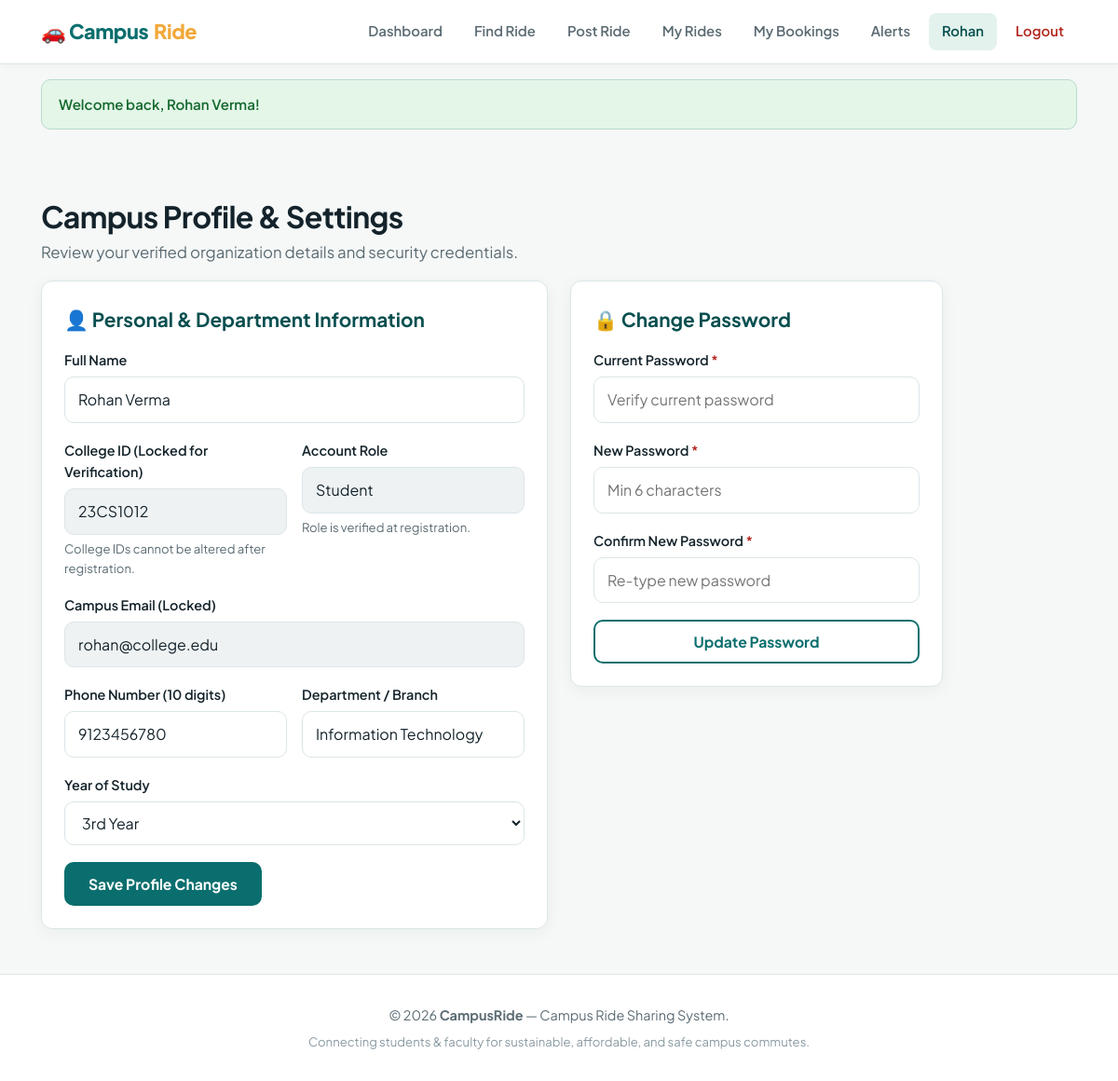
Page /profile.php (signed in) on the committed database.
### tables this page shows
CREATE TABLE IF NOT EXISTS `users` (
  `id` INT AUTO_INCREMENT PRIMARY KEY,
  `name` VARCHAR(100) NOT NULL,
  `college_id` VARCHAR(50) NOT NULL UNIQUE,
  `email` VARCHAR(100) NOT NULL UNIQUE,
  `phone` VARCHAR(15) NOT NULL,
  `department` VARCHAR(100) DEFAULT NULL,
  `year_of_study` VARCHAR(20) DEFAULT NULL,
  `user_type` ENUM('Student', 'Faculty') NOT NULL DEFAULT 'Student',
  `password` VARCHAR(255) NOT NULL,
  `is_admin` TINYINT(1) NOT NULL DEFAULT 0,
  `is_active` TINYINT(1) NOT NULL DEFAULT 1,
  `created_at` TIMESTAMP DEFAULT CURRENT_TIMESTAMP,
  `updated_at` TIMESTAMP DEFAULT CURRENT_TIMESTAMP ON UPDATE CURRENT_TIMESTAMP,
  INDEX `idx_user_email` (`email`),
  INDEX `idx_user_college_id` (`college_id`),
  INDEX `idx_user_active` (`is_active`)
);

### includes/auth.php (called while the page is built, shortened)
<?php
require_once __DIR__ . '/../config/config.php';
function is_logged_in(): bool {
    return !empty($_SESSION['user_id']);
}
function current_user(): ?array {
    static $currentUser = null;
    if ($currentUser !== null) {
        return $currentUser;
    }
    try {
        $pdo = get_db_connection();
        $stmt = $pdo->prepare("SELECT * FROM users WHERE id = ? LIMIT 1");
        $stmt->execute([$_SESSION['user_id']]);
        $user = $stmt->fetch();
        if ($user) {
            $currentUser = $user;
            return $currentUser;
        }
    } catch (Exception $e) {
        error_log("current_user error: " . $e->getMessage());
    }
    return null;
}

### includes/functions.php (called while the page is built, shortened)
<?php
require_once __DIR__ . '/../config/config.php';
function e(?string $value): string {
    return htmlspecialchars((string)$value, ENT_QUOTES, 'UTF-8');
}

### config/config.php (called while the page is built, shortened)
<?php
function get_flashes(): array {
    $flashes = $_SESSION['flash'] ?? [];
    return $flashes;
}

### profile.php (the view, shortened to what this page needs)
<?php
require_once __DIR__ . '/config/config.php';
require_once __DIR__ . '/includes/auth.php';
require_once __DIR__ . '/includes/functions.php';
$user = current_user();
require_once __DIR__ . '/includes/header.php';
?>
<main class="container">
  <div class="dash-head">
    <div>
      <h1>Campus Profile &amp; Settings</h1>
      <p>Review your verified organization details and security credentials.</p>
    </div>
  </div>
  <div class="row" style="align-items:start; gap:24px;">
    <div style="flex:1;">
      <div class="card">
        <h2 style="font-size:1.3rem; margin-bottom:16px; color:var(--brand-dark);">
          👤 Personal &amp; Department Information
        </h2>
        <form method="POST" action="<?= BASE_URL ?>/profile.php">
          <div class="field">
            <label for="name">Full Name</label>
            <input type="text" id="name" name="name" required value="<?= e($user['name']) ?>">
          </div>
          <div class="row">
            <div class="field">
              <label>College ID (Locked for Verification)</label>
              <input type="text" value="<?= e($user['college_id']) ?>" disabled style="background:#eef2f3; cursor:not-allowed;">
              <small class="hint">College IDs cannot be altered after registration.</small>
            </div>
            <div class="field">
              <label>Account Role</label>
              <input type="text" value="<?= e($user['user_type']) ?>" disabled style="background:#eef2f3; cursor:not-allowed;">
              <small class="hint">Role is verified at registration.</small>
            </div>
          </div>
          <div class="field">
            <label>Campus Email (Locked)</label>
            <input type="text" value="<?= e($user['email']) ?>" disabled style="background:#eef2f3; cursor:not-allowed;">
          </div>
          <div class="row">
            <div class="field">
              <label for="phone">Phone Number (10 digits)</label>
              <input type="tel" id="phone" name="phone" maxlength="10" required value="<?= e($user['phone']) ?>">
            </div>
            <div class="field">
              <label for="department">Department / Branch</label>
              <input type="text" id="department" name="department" required value="<?= e($user['department'] ?? '') ?>">
            </div>
          </div>
          <?php if ($user['user_type'] === 'Student'): ?>
            <div class="field">
              <label for="year_of_study">Year of Study</label>
              <select id="year_of_study" name="year_of_study">
                <option value="3rd Year" <?= ($user['year_of_study'] ?? '') === '3rd Year' ? 'selected' : '' ?>>3rd Year</option>
              </select>
            </div>
          <?php endif; ?>
          <button type="submit" class="btn">Save Profile Changes</button>
        </form>
      </div>
    </div>
    <div style="width:400px; max-width:100%;">
      <div class="card">
        <h2 style="font-size:1.3rem; margin-bottom:16px; color:var(--brand-dark);">
          🔒 Change Password
        </h2>
        <form method="POST" action="<?= BASE_URL ?>/profile.php">
          <div class="field">
            <label for="current_password">Current Password <span style="color:var(--danger)">*</span></label>
            <input type="password" id="current_password" name="current_password" required placeholder="Verify current password">
          </div>
          <div class="field">
            <label for="new_password">New Password <span style="color:var(--danger)">*</span></label>
            <input type="password" id="new_password" name="new_password" minlength="6" required placeholder="Min 6 characters">
          </div>
          <div class="field">
            <label for="confirm_password">Confirm New Password <span style="color:var(--danger)">*</span></label>
            <input type="password" id="confirm_password" name="confirm_password" minlength="6" required placeholder="Re-type new password">
          </div>
          <button type="submit" class="btn outline" style="width:100%;">Update Password</button>
        </form>
      </div>
    </div>
  </div>
</main>
<?php require_once __DIR__ . '/includes/footer.php'; ?>

### includes/header.php (shortened to what this page needs)
<?php
require_once __DIR__ . '/../config/config.php';
require_once __DIR__ . '/../includes/auth.php';
require_once __DIR__ . '/../includes/functions.php';
$currentPage = basename($_SERVER['PHP_SELF'] ?? '');
$isLoggedIn = is_logged_in();
$user = $isLoggedIn ? current_user() : null;
?>
<!DOCTYPE html>
<html lang="en">
<head>
  <link rel="stylesheet" href="<?= BASE_URL ?>/assets/css/style.css">
</head>
<body>
<nav class="nav">
  <div class="container">
    <a href="<?= BASE_URL ?>/index.php" class="logo">
      🚗 Campus<span>Ride</span>
    </a>
    <ul class="nav-links">
      <?php if ($isLoggedIn): ?>
        <li><a href="<?= BASE_URL ?>/dashboard.php" class="<?= $currentPage === 'dashboard.php' ? 'active' : '' ?>">Dashboard</a></li>
        <li><a href="<?= BASE_URL ?>/find-ride.php" class="<?= $currentPage === 'find-ride.php' ? 'active' : '' ?>">Find Ride</a></li>
        <li><a href="<?= BASE_URL ?>/post-ride.php" class="<?= $currentPage === 'post-ride.php' ? 'active' : '' ?>">Post Ride</a></li>
        <li><a href="<?= BASE_URL ?>/my-rides.php" class="<?= $currentPage === 'my-rides.php' ? 'active' : '' ?>">My Rides</a></li>
        <li><a href="<?= BASE_URL ?>/my-bookings.php" class="<?= $currentPage === 'my-bookings.php' ? 'active' : '' ?>">My Bookings</a></li>
        <li>
          <a href="<?= BASE_URL ?>/notifications.php" class="<?= $currentPage === 'notifications.php' ? 'active' : '' ?>">
            Alerts
          </a>
        </li>
        <li><a href="<?= BASE_URL ?>/profile.php" class="<?= $currentPage === 'profile.php' ? 'active' : '' ?>"><?= e(explode(' ', $user['name'] ?? 'User')[0]) ?></a></li>
        <li><a href="<?= BASE_URL ?>/logout.php" class="logout confirm-action" data-confirm="Are you sure you want to log out?">Logout</a></li>
      <?php endif; ?>
    </ul>
  </div>
</nav>
<div class="container" style="padding-top:16px;">
  <?php foreach (get_flashes() as $flash): ?>
    <div class="alert alert-<?= e($flash['type']) ?>">
      <?= e($flash['message']) ?>
    </div>
  <?php endforeach; ?>
</div>

### assets/css/style.css (style rules this page uses)
:root { --ink: #14232b; --muted: #5b6b73; --line: #dce5e8; --bg: #f5f8f7; --card: #ffffff; --brand: #0b6e6e; --brand-dark: #084f50; --brand-light: #108787; --sun: #f2a93b; --sun-light: #fdf3e3; --leaf: #e3f2ec; --danger: #b3261e; --danger-bg: #fdeceb; --success: #15692e; --success-bg: #e3f6e8; --info: #0277bd; --info-bg: #e1f5fe; --radius: 12px; --shadow: 0 4px 18px rgba(20, 35, 43, 0.05); }
* { box-sizing: border-box; margin: 0; padding: 0; }
body { font-family: 'Plus Jakarta Sans', system-ui, -apple-system, BlinkMacSystemFont, "Segoe UI", Roboto, sans-serif; color: var(--ink); background: var(--bg); line-height: 1.6; min-height: 100vh; display: flex; flex-direction: column; }
a { color: inherit; text-decoration: none; }
.container { max-width: 1160px; margin: 0 auto; padding: 0 24px; width: 100%; }
.nav { background: var(--card); border-bottom: 1px solid var(--line); position: sticky; top: 0; z-index: 100; box-shadow: 0 2px 8px rgba(0,0,0,0.03); }
.nav .container { display: flex; align-items: center; justify-content: space-between; min-height: 68px; gap: 16px; flex-wrap: wrap; }
.logo { font-weight: 800; font-size: 1.35rem; color: var(--brand); letter-spacing: -0.02em; display: flex; align-items: center; gap: 6px; }
.logo span { color: var(--sun); }
.nav-links { display: flex; align-items: center; gap: 6px; list-style: none; flex-wrap: wrap; }
.nav-links a { padding: 8px 14px; border-radius: 8px; font-weight: 600; font-size: 0.93rem; color: var(--muted); display: inline-flex; align-items: center; gap: 6px; transition: all 0.15s ease; }
.nav-links a:hover, .nav-links a.active { background: var(--leaf); color: var(--brand-dark); }
.nav-links .logout { color: var(--danger); }
.btn { display: inline-flex; align-items: center; justify-content: center; gap: 8px; padding: 12px 24px; border-radius: 10px; font-weight: 700; font-size: 0.98rem; border: 2px solid var(--brand); background: var(--brand); color: #fff; cursor: pointer; font-family: inherit; transition: all 0.15s ease; text-decoration: none; }
.btn.outline { background: transparent; color: var(--brand); }
main.container { flex: 1; padding-top: 24px; padding-bottom: 48px; }
.card { background: var(--card); border: 1px solid var(--line); border-radius: var(--radius); padding: 24px; box-shadow: var(--shadow); transition: transform 0.15s ease, box-shadow 0.15s ease; }
.dash-head { padding: 24px 0 16px; display: flex; justify-content: space-between; align-items: flex-end; flex-wrap: wrap; gap: 16px; }
.dash-head h1 { font-size: 2rem; letter-spacing: -0.02em; }
.dash-head p { color: var(--muted); font-size: 1.05rem; }
.field { margin-bottom: 18px; }
.field label { display: block; font-weight: 600; font-size: 0.9rem; margin-bottom: 6px; color: var(--ink); }
.field input, .field select, .field textarea { width: 100%; padding: 11px 14px; border: 1.5px solid var(--line); border-radius: 10px; font: inherit; background: #fff; color: var(--ink); transition: border-color 0.15s ease, box-shadow 0.15s ease; }
.field small.hint { display: block; color: var(--muted); font-size: 0.82rem; margin-top: 4px; }
.row { display: grid; grid-template-columns: 1fr 1fr; gap: 16px; }
.msg, .alert { padding: 14px 18px; border-radius: 10px; font-weight: 600; font-size: 0.94rem; margin-bottom: 20px; display: flex; align-items: center; gap: 10px; }
.msg.success, .alert.success, .alert-success { background: var(--success-bg); color: var(--success); border: 1px solid #badbcc; }

### rows in the picture
users: name "Rohan", name "Rohan Verma", college "23CS1012", user_type "Student", email "rohan@college.edu", phone "9123456780", department "Information Technology", year_of_study "3rd Year"

### other values in the picture
$flash['message'] "Welcome back, Rohan Verma!"
